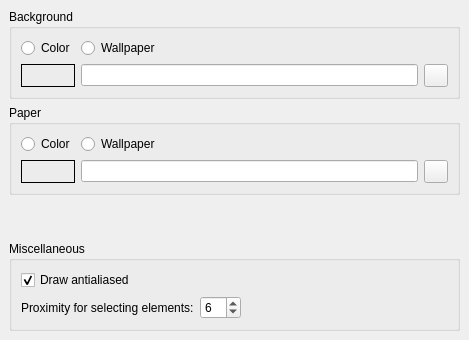
     <widget class="QWidget" name="tabCanvas">
      <property name="accessibleName">
       <string>Canvas Tab</string>
      </property>
      <attribute name="title">
       <string>Canvas</string>
      </attribute>
      <layout class="QVBoxLayout">
       <property name="spacing">
        <number>6</number>
       </property>
       <property name="leftMargin">
        <number>9</number>
       </property>
       <property name="topMargin">
        <number>9</number>
       </property>
       <property name="rightMargin">
        <number>9</number>
       </property>
       <property name="bottomMargin">
        <number>9</number>
       </property>
       <item>
        <widget class="QGroupBox" name="groupBox_2">
         <property name="accessibleName">
          <string>Background</string>
         </property>
         <property name="title">
          <string>Background</string>
         </property>
         <property name="flat">
          <bool>false</bool>
         </property>
         <layout class="QGridLayout">
          <property name="leftMargin">
           <number>9</number>
          </property>
          <property name="topMargin">
           <number>9</number>
          </property>
          <property name="rightMargin">
           <number>9</number>
          </property>
          <property name="bottomMargin">
           <number>9</number>
          </property>
          <property name="spacing">
           <number>6</number>
          </property>
          <item row="0" column="1">
           <widget class="QRadioButton" name="bgWallpaperButton">
            <property name="accessibleName">
             <string>Background Wallpaper</string>
            </property>
            <property name="text">
             <string>Wallpaper</string>
            </property>
           </widget>
          </item>
          <item row="0" column="0">
           <widget class="QRadioButton" name="bgColorButton">
            <property name="accessibleName">
             <string>Background Color</string>
            </property>
            <property name="text">
             <string>Color</string>
            </property>
           </widget>
          </item>
          <item row="1" column="1">
           <layout class="QHBoxLayout">
            <property name="spacing">
             <number>6</number>
            </property>
            <property name="leftMargin">
             <number>0</number>
            </property>
            <property name="topMargin">
             <number>0</number>
            </property>
            <property name="rightMargin">
             <number>0</number>
            </property>
            <property name="bottomMargin">
             <number>0</number>
            </property>
            <item>
             <widget class="QLineEdit" name="bgWallpaper">
              <property name="accessibleName">
               <string>Background wallpaper path</string>
              </property>
              <property name="accessibleDescription">
               <string>Insert path to background wallpaper file</string>
              </property>
             </widget>
            </item>
            <item>
             <widget class="QToolButton" name="bgWallpaperSelect">
              <property name="accessibleName">
               <string>Choose Background wallpaper file</string>
              </property>
              <property name="accessibleDescription">
               <string>Opens a file dialog for selecting the wallpaper file</string>
              </property>
              <property name="text">
               <string/>
              </property>
             </widget>
            </item>
           </layout>
          </item>
          <item row="1" column="0">
           <layout class="QHBoxLayout">
            <property name="spacing">
             <number>6</number>
            </property>
            <property name="leftMargin">
             <number>0</number>
            </property>
            <property name="topMargin">
             <number>0</number>
            </property>
            <property name="rightMargin">
             <number>0</number>
            </property>
            <property name="bottomMargin">
             <number>0</number>
            </property>
            <item>
             <widget class="Awl::ColorLabel" name="bgColorLabel">
              <property name="focusPolicy">
               <enum>Qt::StrongFocus</enum>
              </property>
              <property name="accessibleName">
               <string>Select background color</string>
              </property>
              <property name="accessibleDescription">
               <string>Opens a dialog for selecting the background color</string>
              </property>
              <property name="frameShape">
               <enum>QFrame::Box</enum>
              </property>
             </widget>
            </item>
           </layout>
          </item>
         </layout>
        </widget>
       </item>
       <item>
        <widget class="QGroupBox" name="groupBox_3">
         <property name="accessibleName">
          <string>Paper</string>
         </property>
         <property name="title">
          <string>Paper</string>
         </property>
         <property name="flat">
          <bool>false</bool>
         </property>
         <layout class="QGridLayout">
          <property name="leftMargin">
           <number>9</number>
          </property>
          <property name="topMargin">
           <number>9</number>
          </property>
          <property name="rightMargin">
           <number>9</number>
          </property>
          <property name="bottomMargin">
           <number>9</number>
          </property>
          <property name="spacing">
           <number>6</number>
          </property>
          <item row="1" column="1">
           <layout class="QHBoxLayout">
            <property name="spacing">
             <number>6</number>
            </property>
            <property name="leftMargin">
             <number>0</number>
            </property>
            <property name="topMargin">
             <number>0</number>
            </property>
            <property name="rightMargin">
             <number>0</number>
            </property>
            <property name="bottomMargin">
             <number>0</number>
            </property>
            <item>
             <widget class="QLineEdit" name="fgWallpaper">
              <property name="accessibleName">
               <string>Paper wallpaper path</string>
              </property>
              <property name="accessibleDescription">
               <string>Insert path to paper wallpaper file</string>
              </property>
             </widget>
            </item>
            <item>
             <widget class="QToolButton" name="fgWallpaperSelect">
              <property name="accessibleName">
               <string>Choose paper wallpaper file</string>
              </property>
              <property name="accessibleDescription">
               <string>Opens a file dialog for selecting the wallpaper file</string>
              </property>
              <property name="text">
               <string/>
              </property>
             </widget>
            </item>
           </layout>
          </item>
          <item row="1" column="0">
           <layout class="QHBoxLayout">
            <property name="spacing">
             <number>6</number>
            </property>
            <property name="leftMargin">
             <number>0</number>
            </property>
            <property name="topMargin">
             <number>0</number>
            </property>
            <property name="rightMargin">
             <number>0</number>
            </property>
            <property name="bottomMargin">
             <number>0</number>
            </property>
            <item>
             <widget class="Awl::ColorLabel" name="fgColorLabel">
              <property name="focusPolicy">
               <enum>Qt::StrongFocus</enum>
              </property>
              <property name="accessibleName">
               <string>Select paper color</string>
              </property>
              <property name="accessibleDescription">
               <string>Opens a dialog for selecting the paper color</string>
              </property>
              <property name="frameShape">
               <enum>QFrame::Box</enum>
              </property>
             </widget>
            </item>
           </layout>
          </item>
          <item row="0" column="1">
           <widget class="QRadioButton" name="fgWallpaperButton">
            <property name="accessibleName">
             <string>Paper Wallpaper</string>
            </property>
            <property name="text">
             <string>Wallpaper</string>
            </property>
           </widget>
          </item>
          <item row="0" column="0">
           <widget class="QRadioButton" name="fgColorButton">
            <property name="accessibleName">
             <string>Paper Color</string>
            </property>
            <property name="text">
             <string>Color</string>
            </property>
           </widget>
          </item>
         </layout>
        </widget>
       </item>
       <item>
        <spacer name="verticalSpacer_3">
         <property name="orientation">
          <enum>Qt::Vertical</enum>
         </property>
         <property name="sizeHint" stdset="0">
          <size>
           <width>20</width>
           <height>40</height>
          </size>
         </property>
        </spacer>
       </item>
       <item>
        <widget class="QGroupBox" name="groupBox_4">
         <property name="title">
          <string>Miscellaneous</string>
         </property>
         <property name="flat">
          <bool>false</bool>
         </property>
         <layout class="QGridLayout">
          <item row="1" column="0">
           <widget class="QLabel" name="label_24">
            <property name="text">
             <string>Proximity for selecting elements:</string>
            </property>
           </widget>
          </item>
          <item row="1" column="1">
           <widget class="QSpinBox" name="proximity">
            <property name="accessibleName">
             <string>Proximity for selecting elements:</string>
            </property>
            <property name="minimum">
             <number>1</number>
            </property>
            <property name="value">
             <number>6</number>
            </property>
           </widget>
          </item>
          <item row="1" column="2" colspan="2">
           <spacer>
            <property name="orientation">
             <enum>Qt::Horizontal</enum>
            </property>
            <property name="sizeHint" stdset="0">
             <size>
              <width>201</width>
              <height>20</height>
             </size>
            </property>
           </spacer>
          </item>
          <item row="0" column="0">
           <widget class="QCheckBox" name="drawAntialiased">
            <property name="toolTip">
             <string>Disable antialiased drawing</string>
            </property>
            <property name="whatsThis">
             <string>Uncheck this to speed up drawing</string>
            </property>
            <property name="accessibleName">
             <string>Draw antialiased</string>
            </property>
            <property name="accessibleDescription">
             <string>Uncheck this to speed up drawing</string>
            </property>
            <property name="text">
             <string>Draw antialiased</string>
            </property>
            <property name="checked">
             <bool>true</bool>
            </property>
           </widget>
          </item>
         </layout>
        </widget>
       </item>
      </layout>
     </widget>
